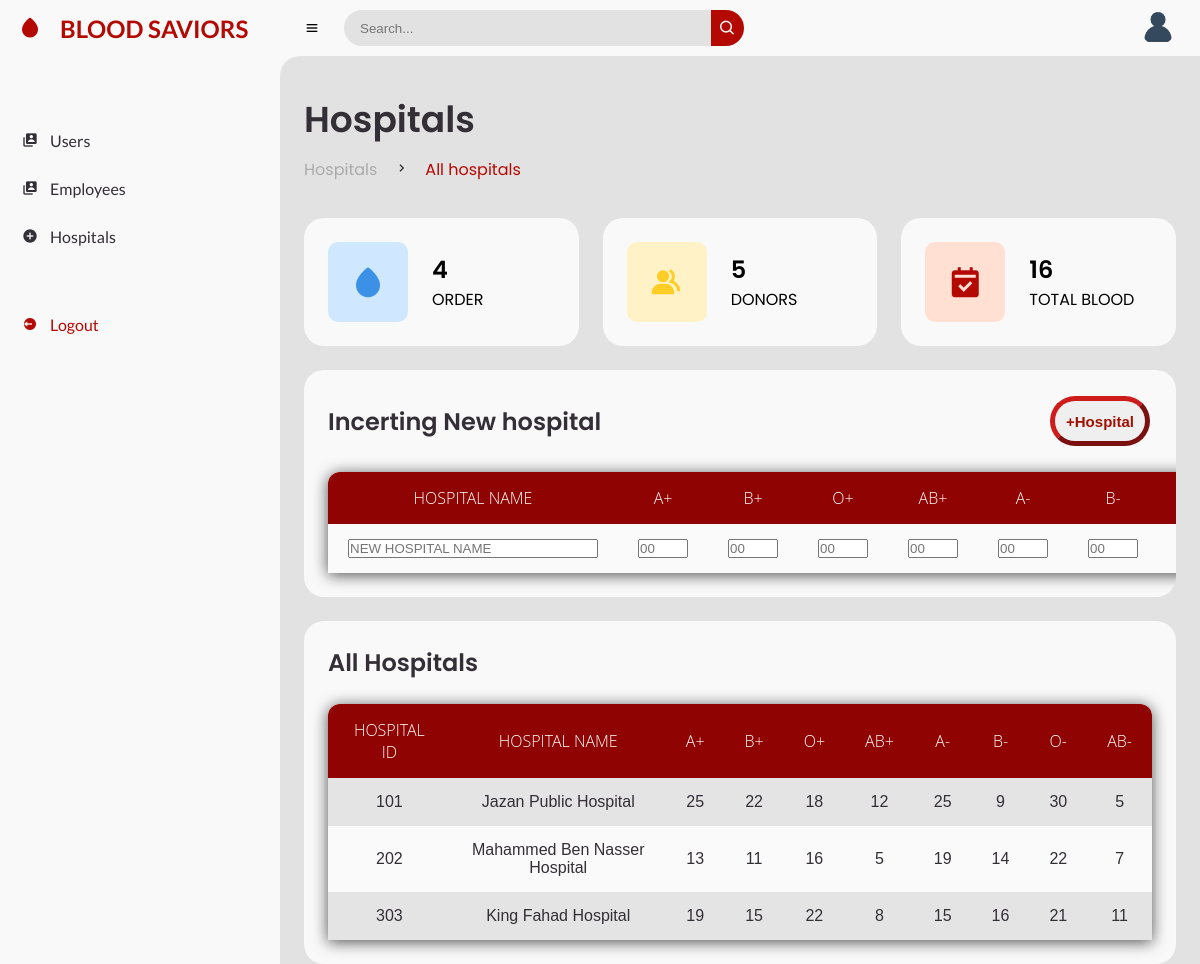
/view/hospitals.php, run on the app's committed database.
### tables this page shows
CREATE TABLE `hospital` (
  `H_ID` int(20) NOT NULL,
  `H_NAME` varchar(100) NOT NULL,
  `H_PWD` varchar(30) NOT NULL,
  `A_P` int(10) NOT NULL,
  `B_P` int(10) NOT NULL,
  `O_P` int(10) NOT NULL,
  `AB_P` int(10) NOT NULL,
  `A_N` int(10) NOT NULL,
  `B_N` int(10) NOT NULL,
  `O_N` int(10) NOT NULL,
  `AB_N` int(10) NOT NULL
);

### view/hospitals.php (the view, shortened to what this page needs)
<?php
include '../inc/connection-inc.php';
$hospital_all = "SELECT * FROM hospital";
$hospital_query = mysqli_query($conn, $hospital_all);
?>
<!DOCTYPE html>
<html lang="en">
<head>
	<link href='https://unpkg.com/boxicons@2.0.9/css/boxicons.min.css' rel='stylesheet'>
	<link rel="stylesheet" href="../style/style.css">
	<link rel="stylesheet" type="text/css" href="/external_links/font-awesome.css">
</head>
<body>
	<?php include "../sidebar_links/admin_links.php"; ?>
	<section id="content">
		<?php include "../config/users_nav_html.php"; ?>
		<main>
			<div class="head-title">
				<div class="left">
					<h1>Hospitals</h1>
					<ul class="breadcrumb">
						<li>
							<a href="#">Hospitals</a>
						</li>
						<li><i class='bx bx-chevron-right' ></i></li>
						<li>
							<a class="active" href="#">All hospitals</a>
						</li>
					</ul>
				</div>
			</div>
			<?php include "../config/counter_html.php"; ?>
			<form action="hospitals.php" method="POST">
				<div class="table-data">
					<div class="order">
						<div class="head">
							<h3>Incerting New hospital</h3>
							<button class="box_button_D_V" name="new_hsptl"><p>+Hospital</p></button>
						</div>
						<table>
							<tr>
								<th> Hospital Name </th>
								<th> A+ </th>
								<th> B+</th>
								<th> O+ </th>
								<th> AB+ </th>
								<th> A- </th>
								<th> B-</th>
								<th> O- </th>
							</tr>
							<tr style=background-color:#fafafa;>
								<td><input type="text" name="h_name" placeholder="NEW HOSPITAL NAME" style="width: 250PX; height: 100%;"></td>
								<td><input type="text" name="A_P"  placeholder="00" style="width: 50PX; height: 100%;"></td>
								<td><input type="text" name="B_P"  placeholder="00" style="width: 50PX; height: 100%;"></td>
								<td><input type="text" name="O_P"  placeholder="00" style="width: 50PX; height: 100%;"></td>
								<td><input type="text" name="AB_P" placeholder="00" style="width: 50PX; height: 100%;"></td>
								<td><input type="text" name="A_N"  placeholder="00" style="width: 50PX; height: 100%;"></td>
								<td><input type="text" name="B_N"  placeholder="00" style="width: 50PX; height: 100%;"></td>
								<td><input type="text" name="O_N"  placeholder="00" style="width: 50PX; height: 100%;"></td>
							</tr>
						</table>
					</div>
				</div>
			</form>
			<div class="table-data">
				<div class="order">
					<div class="head">
						<h3>All Hospitals</h3>
					</div>
					<table>
						<tr>
							<th> Hospital ID </th>
							<th> Hospital Name </th>
							<th> A+ </th>
							<th> B+</th>
							<th> O+ </th>
							<th> AB+ </th>
							<th> A- </th>
							<th> B-</th>
							<th> O- </th>
							<th> AB- </th>
						</tr>
						<?php while($row2 = mysqli_fetch_array($hospital_query)): ?>
							<tr>
								<td><?php echo $row2['H_ID'] ?></td>
								<td><?php echo $row2['H_NAME'] ?></td>
								<td><?php echo $row2['A_P'] ?></td>
								<td><?php echo $row2['B_P'] ?></td>
								<td><?php echo $row2['O_P'] ?></td>
								<td><?php echo $row2['AB_P'] ?></td>
								<td><?php echo $row2['A_N'] ?></td>
								<td><?php echo $row2['B_N'] ?></td>
								<td><?php echo $row2['O_N'] ?></td>
								<td><?php echo $row2['AB_N'] ?></td>
							</tr>
						<?php endwhile; ?>
					</table>
				</div>
			</div>
		</main>
	</section>
</body>
</html>

### style/style.css (style rules this page uses)
html { min-height: 100%; }
* { margin: 0; padding: 0; box-sizing: border-box; }
a { text-decoration: none; }
li { list-style: none; }
:root { --poppins: 'Poppins', sans-serif; --lato: 'Lato', sans-serif; --light: #F9F9F9; --blue: #3C91E6; --light-blue: #CFE8FF; --grey: rgb(226, 226, 226); --dark-grey: #AAAAAA; --dark: #342E37; --red: #b40803; --yellow: #FFCE26; --light-yellow: #FFF2C6; --orange: #FD7238; --light-orange: #FFE0D3; }
html { overflow-x: hidden; }
body { background: var(--grey); }
#content { position: relative; width: calc(100% - 280px); left: 280px; transition: .3s ease; }
#content main { width: 100%; padding: 36px 24px; font-family: var(--poppins); max-height: calc(100vh - 56px); height: 100%; }
#content main .head-title { display: flex; align-items: center; justify-content: space-between; grid-gap: 16px; flex-wrap: wrap; }
#content main .head-title .left h1 { font-size: 36px; font-weight: 600; margin-bottom: 10px; color: var(--dark); }
#content main .head-title .left .breadcrumb { display: flex; align-items: center; grid-gap: 16px; }
#content main .head-title .left .breadcrumb li { color: var(--dark); }
#content main .head-title .left .breadcrumb li a { color: var(--dark-grey); pointer-events: none; }
#content main .head-title .left .breadcrumb li a.active { color: var(--red); pointer-events: unset; }
#content main .table-data { display: flex; flex-wrap: wrap; grid-gap: 24px; margin-top: 24px; width: 100%; height: 100%; color: var(--dark); }
#content main .table-data > div { border-radius: 20px; background: var(--light); padding: 24px; overflow-x: auto; }
#content main .table-data .head { display: flex; align-items: center; grid-gap: 16px; margin-bottom: 24px; }
#content main .table-data .head h3 { margin-right: auto; font-size: 24px; font-weight: 600; }
#content main .table-data .order { flex-grow: 1; flex-basis: 500px; }
.box_button_D_V { border-radius: 50px; border-width: 5px; width: 100px; height: 50px; border-color: rgb(206, 27, 27); text-align:center; -webkit-line-clamp: vertical; overflow: hidden; text-overflow: ellipsis; color: #3a3a3a; margin: 2px; }
.box_button_D_V p { font-size: 15px; font-family:Verdana, Geneva, Tahoma, sans-serif; text-align: center;color: rgb(161, 17, 1); font-weight: bold; }
table { width: 100%; border-collapse: collapse; border-spacing: 0; box-shadow: 0 2px 15px rgba(5, 5, 5, 0.7); border-radius: 12px 12px 0 0; overflow: hidden; }
td , th { padding: 15px 20px; text-align: center; }
th { background-color: #8f0303; color: #ffffff; font-family: 'Open Sans',Sans-serif; font-weight: 200; text-transform: uppercase; }
tr { width: 100%; background-color: #fafafa; font-family: 'Montserrat', sans-serif; }
tr:nth-child(even) { background-color: #e4e4e4; }

### data on the page
hospital: H_ID "101", H_NAME "Jazan Public Hospital", A_P "25", B_P "22", O_P "18", AB_P "12", A_N "25", B_N "9", O_N "30", AB_N "5"
hospital: H_ID "202", H_NAME "Mahammed Ben Nasser Hospital", A_P "13", B_P "11", O_P "16", AB_P "5", A_N "19", B_N "14", O_N "22", AB_N "7"
hospital: H_ID "303", H_NAME "King Fahad Hospital", A_P "19", B_P "15", O_P "22", AB_P "8", A_N "15", B_N "16", O_N "21", AB_N "11"

### other printed values
$order_count "4"
$donor_count "5"
$count['sum_a_p'] "16"
